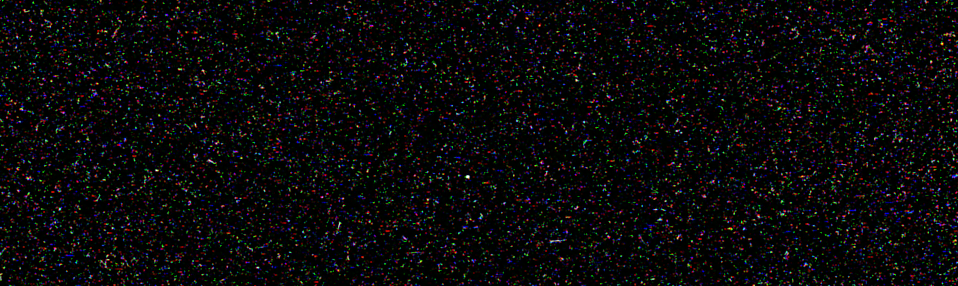
#> input picture image_sample_data/224MeV_10_000MU.png, 1916 x 572 px, given in place of the camera (shown at 1/2 size)
$ python detector.py
#> lines starting #> are read from the running program, lines starting #| are printed output that depends on the picture; after the words box and inside, x2 and y2 are one past the last pixel; in counts of white or black regions, pixels touching at a corner belong together
import cv2
import time
import numpy as np
import logging
import os

"""
    Proton detection script (adjusted from the Cosmic Ray detector script) aimed for the proton beam experiment.
"""

# Parameters
fps = 40
threshold = 60
frame_count = 0

# Resolution
frame_width = 1920
frame_height = 1080


# Generate a unique run ID and directory for this run
run_id = time.strftime('%Y%m%d_%H%M%S')
run_directory = os.path.join('runs', run_id)

if not os.path.exists(run_directory):
    os.makedirs(run_directory)


logs_directory = 'logs'
if not os.path.exists(logs_directory):
    os.makedirs(logs_directory)

# Logging setup
log_file_name = f'proton_detection_{run_id}.log'
log_file_path = os.path.join(logs_directory, log_file_name)

logger = logging.getLogger('proton_detection')
logger.setLevel(logging.INFO)
handler = logging.FileHandler(log_file_path)
handler.setLevel(logging.INFO)
formatter = logging.Formatter('%(asctime)s - %(name)s - %(levelname)s - %(message)s')
handler.setFormatter(formatter)
logger.addHandler(handler)

# Camera properties
cap = cv2.VideoCapture('/dev/video1', cv2.CAP_V4L2)
cap.set(cv2.CAP_PROP_FPS, fps)
cap.set(cv2.CAP_PROP_FRAME_WIDTH, frame_width)
cap.set(cv2.CAP_PROP_FRAME_HEIGHT, frame_height)


logger.info("Proton detection")
print(f"Detecting run_ID : {run_id}")
logger.info(f'fps : {fps}, threshold : {threshold}, resolution : {frame_width}x{frame_height}')
print(f'fps : {fps}, threshold : {threshold}, resolution : {frame_width}x{frame_height}')
print("Press ^C to stop detection")


# Capture and save the initial frame
ret, initial_frame = cap.read()
#> initial_frame is the input picture: shape (572, 1916, 3); mean B, G, R 10.7, 9.8, 10.9

if ret:
    # Initial frame
    initial_frame_path = os.path.join(run_directory, 'initial_frame.png')
    cv2.imwrite(initial_frame_path, initial_frame)
    logger.info('Saved initial frame')
else:
    logger.error("Failed to capture the initial frame.")
    cap.release()
    #exit()


try:
    while True:

        # Read current frame
        ret, frame = cap.read()

        if not ret:
            logger.error("Camera not working")
            print("Camera not working")
            continue

        # grayscale and threshold
        gray = cv2.cvtColor(frame, cv2.COLOR_BGR2GRAY)
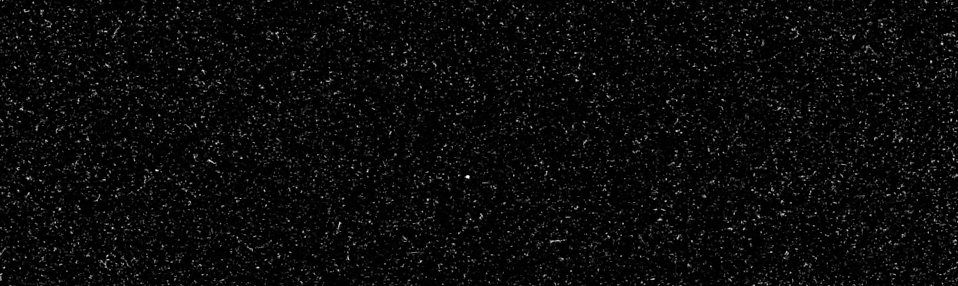
#> gray: shape (572, 1916) (shown at 1/2 size); min 0, max 255, mean 10.2
        _, thresholded = cv2.threshold(gray, threshold, 255, cv2.THRESH_BINARY)
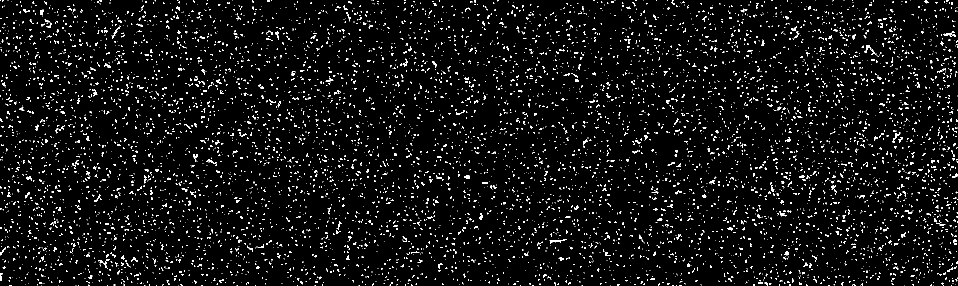
#> thresholded: shape (572, 1916) (shown at 1/2 size); 4.3% white in thin lines or dots


        # Gaussian Blurring to smooth the image
        #kernel_size = (5, 5)
        #blurred_gray = cv2.GaussianBlur(gray, kernel_size, 0)

        contours, _ = cv2.findContours(thresholded, cv2.RETR_LIST, cv2.CHAIN_APPROX_NONE)
#> contours = 7439 contours, 7378 with area under 20; largest, box (x1, y1, x2, y2) and area: (1729, 90, 1758, 113) 70, (223, 52, 241, 77) 50, (1887, 66, 1911, 74) 49, (1099, 480, 1125, 487) 47, (928, 350, 940, 358) 46

        if contours :
                frame_count += 1
                timestamp = time.strftime('%d.%m_%H.%M.%S')
                frame_filename = f'frame_{frame_count}_{timestamp}.png'
                frame_path = os.path.join(run_directory, frame_filename)

                # Save frames
                cv2.imwrite(frame_path, frame)
                logger.info(f'Saved image {frame_path}')
                print(f'Saved image {frame_path}')


except KeyboardInterrupt:
    logger.info('Detection stopped by user')
except Exception as e:
    logger.error(f'Error occurred: {e}')
finally:
    cap.release()
    logger.info('Detection finished')
